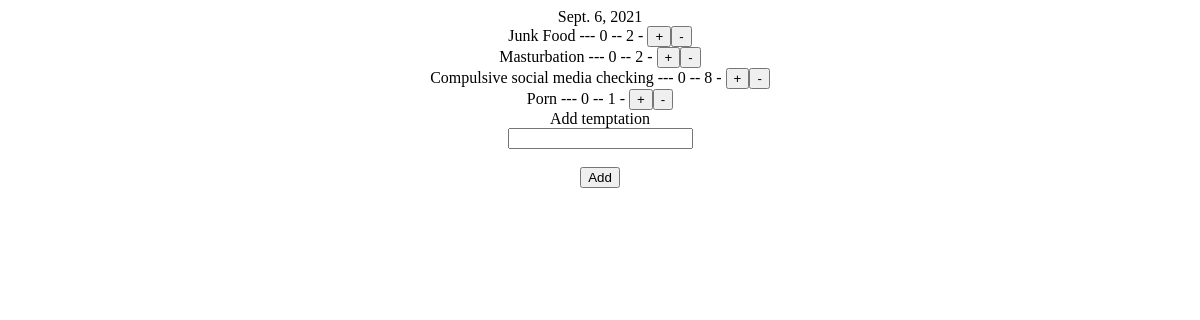
Before: / with the older database file.
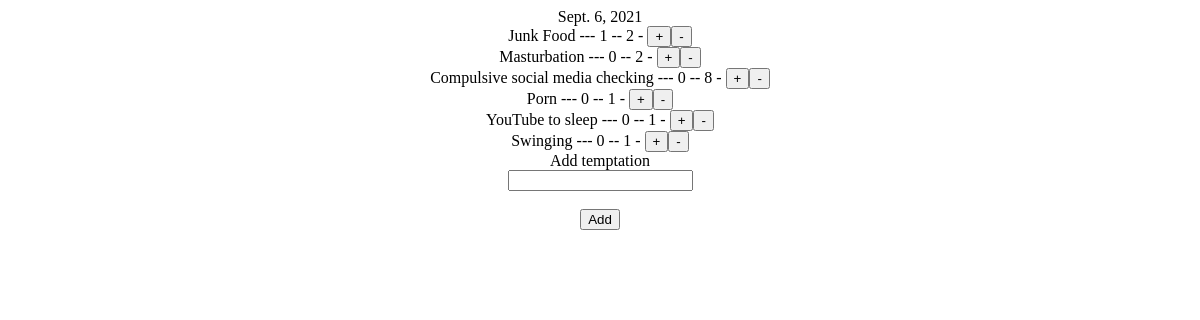
After: the same page with the newer database file.
### resist_temptation/models.py (models this page shows)
class Temptation(models.Model):
    temptation = models.CharField(max_length=255)
    added_time = models.DateField()
    resisted_count = models.IntegerField(default=0)
    gave_in_count = models.IntegerField(default=0)
    username=models.CharField(max_length=255, default='admin')

### resist_temptation/views.py (the view, shortened to what this page needs)
# urls.py: path('', views.index, name='index'),
def index(request):
    today = datetime.date.today()
    return_dict = {'temptations': [], 'date': today}
    todays_temptations = Temptation.objects.filter(added_time=today)
    return_dict['temptations'] = Temptation.objects.filter(added_time=today)
    return render(request, 'resist_temptation/index.html', return_dict)

### resist_temptation/templates/resist_temptation/index.html (shortened to what this page needs)
{% extends 'resist_temptation/base.html' %}
{% block content %}
{{ date }}
<form method="post">
    {% for temptation in temptations %}
        <div>{{ temptation.temptation }} --- {{ temptation.resisted_count }} -- {{ temptation.gave_in_count }} - <button class="button-menu"class="button-green" type="submit" name="increase" value="{{ temptation.temptation }}" class="temptation">+</button><button type="submit" name="decrease" value="{{ temptation.temptation }}" class="temptation">-</button></div>
    {% endfor %}
    Add temptation<br>
    <input name="temptation" type="text"><br>
    <br>
        <button type="submit" name="add_temptation" value="Add!" class="temptation">
            Add
        </button>
</form>
{% endblock content %}

### resist_temptation/templates/resist_temptation/base.html (shortened to what this page needs)
{% load static %}
<html>
<head>
</head>
<body>
<div align="center">
    {% block content %}
    {% endblock %}
</div>
</body>
</html>

Changed rows visible on the page:
changed Temptation "Junk Food": resisted_count "0" → "1"
added Temptation: temptation "YouTube to sleep", resisted_count "0", gave_in_count "1"
added Temptation: temptation "Swinging", resisted_count "0", gave_in_count "1"
